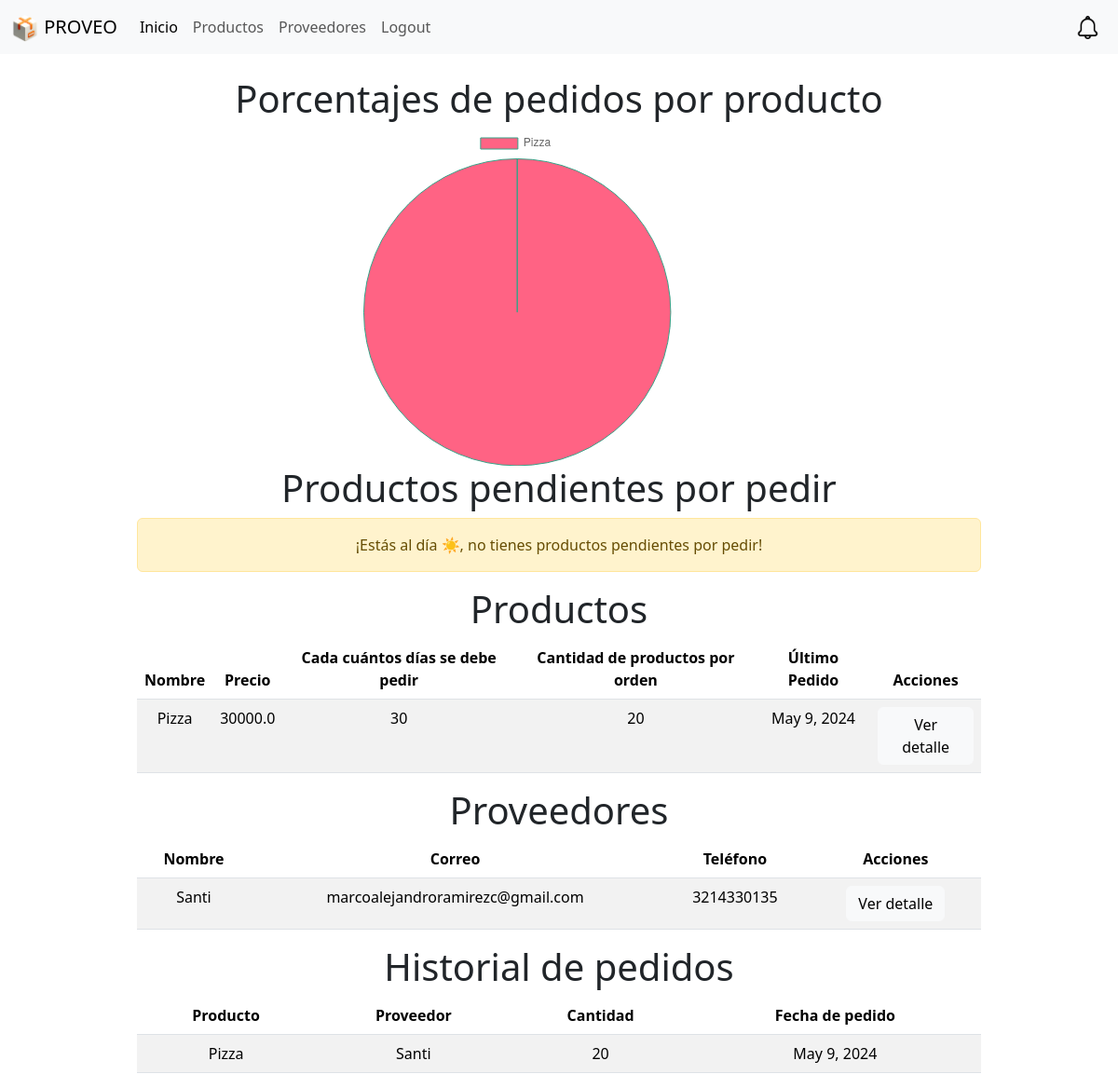
Page / (signed in) on the committed database.
### website/models.py (models this page shows, shortened)
class Producto(models.Model):
    nombre = models.CharField(max_length=50)
    precio = models.FloatField()
    descripcion = models.CharField(max_length=50)
    proveedor = models.ForeignKey(Proveedor, on_delete=models.CASCADE)
    cadaCuantosDias = models.IntegerField(default=0)
    cantidadPorOrden = models.IntegerField(default=0)
    fecha_registro = models.DateField(auto_now_add=True)
    userAsignado = models.ForeignKey(User, on_delete=models.CASCADE, default=1)
    ultimoPedido = models.DateField()

class Proveedor(models.Model):
    nombre = models.CharField(max_length=50)
    direccion = models.CharField(max_length=50)
    ciudad = models.CharField(max_length=50)
    telefono = models.CharField(max_length=50)
    email = models.CharField(max_length=50)
    userAsignado = models.ForeignKey(User, on_delete=models.CASCADE, default=1)

class HistorialPedidos(models.Model):
    fecha = models.DateField()
    cantidad = models.IntegerField()
    producto = models.ForeignKey(Producto, on_delete=models.CASCADE)
    userAsignado = models.ForeignKey(User, on_delete=models.CASCADE, default=1)
    notificado = models.BooleanField(default=False)

### website/views.py (the view)
# urls.py: 2. Add a URL to urlpatterns:  path('', views.home, name='home')
def home(request):
    user = request.user
    if request.method == 'POST':
        username = request.POST['username']
        password = request.POST['password']
        user = authenticate(request, username=username, password=password)
        if user is not None:
            login(request, user)
            messages.success(request, 'Has iniciado sesión exitosamente')
            return redirect('home')
        else:
            messages.error(request, 'Nombre de usuario o contraseña inválidos')
            return render(request, 'homeNoLog.html', {})
    elif request.user.is_authenticated:
        productos = Producto.objects.filter(userAsignado=request.user)
        proveedores = Proveedor.objects.filter(userAsignado=request.user)
        historial = HistorialPedidos.objects.filter(
            userAsignado=request.user).order_by('-fecha')
        productosPorPedir = []
        for producto in productos:
            fechaPedido = producto.ultimoPedido
            fechaActual = datetime.datetime.now()
            if fechaPedido is not None:
                if isinstance(fechaPedido, datetime.date):
                    fechaPedido = datetime.datetime.combine(
                        fechaPedido, datetime.datetime.min.time())
                diferencia = fechaActual - fechaPedido
                if diferencia.days > producto.cadaCuantosDias:
                    productosPorPedir.append(producto)
        pedidos = pedidosGraph(request)
        notificaciones = Notificaciones.objects.filter(
            userAsignado=user, mostrado=False)
        contextForNow = {'productos': productos, 'proveedores': proveedores,
                         'productosPorPedir': productosPorPedir, 'historial': historial}
        if len(notificaciones) > 0:
            contextForNow['notificacionesNuevas'] = notificaciones
        if len(pedidos) > 0:
            contextForNow.update(pedidos)
        return render(request, 'home.html', contextForNow)
    return render(request, 'homeNoLog.html', {})

### website/templates/home.html (shortened to what this page needs)
{% extends "base.html" %} {% block content %}
<div class="container">
  <div class="row justify-content-center align-items-center">
    <div class="col-md-10">
 {%if course_list%}
        <h1 class="text-center">Porcentajes de pedidos por producto</h1>
        {%include "graph.html"%} {%endif%} {% if productosPorPedir %}
        <h1 class="text-center">Productos pendientes por pedir</h1>
        <div class="table-responsive text-center">
          <table class="table table-striped text-center">
            <thead>
              <tr>
                <th>Nombre</th>
                <th>Precio</th>
                <th>Cada cuántos días se debe pedir</th>
                <th>Cantidad de productos por orden</th>
                <th>Último Pedido</th>
                <th>Pedir</th>
              </tr>
            </thead>
            <tbody>
              {% for productoPorPedir in productosPorPedir %}
              <tr>
                <td>{{ productoPorPedir.nombre }}</td>
                <td>{{ productoPorPedir.precio }}</td>
                <td>{{ productoPorPedir.cadaCuantosDias }}</td>
                <td>{{ productoPorPedir.cantidadPorOrden }}</td>
                <td>{{ productoPorPedir.ultimoPedido }}</td>
                <td>
                  <a
                    href="{% url 'pedirProducto' productoPorPedir.id %}"
                    class="btn btn-light"
                    >Pedir</a
                  >
                </td>
              </tr>
              {% endfor %}
            </tbody>
          </table>
        </div>
        {% else %} {% if productos %}
        <h1 class="text-center">Productos pendientes por pedir</h1>
        <div class="alert alert-warning text-center" role="alert">
          ¡Estás al día ☀️, no tienes productos pendientes por pedir!
        </div>
        {% endif %}{% endif %}
        <h1 class="text-center">Productos</h1>
        {% if productos %}
        <div class="table-responsive text-center">
          <table class="table table-striped text-center">
            <thead>
              <tr>
                <th>Nombre</th>
                <th>Precio</th>
                <th>Cada cuántos días se debe pedir</th>
                <th>Cantidad de productos por orden</th>
                <th>Último Pedido</th>
                <th>Acciones</th>
              </tr>
            </thead>
            <tbody>
              {% for producto in productos %}
              <tr>
                <td>{{ producto.nombre }}</td>
                <td>{{ producto.precio }}</td>
                <td>{{ producto.cadaCuantosDias }}</td>
                <td>{{ producto.cantidadPorOrden }}</td>
                <td>{{ producto.ultimoPedido }}</td>
                <td>
                  <a
                    href="{% url 'producto' producto.id %}"
                    class="btn btn-light"
                    >Ver detalle</a
                  >
                </td>
              </tr>
              {% endfor %}
            </tbody>
          </table>
        </div>
        {% endif %}
        <h1 class="text-center">Proveedores</h1>
        {% if proveedores %}
        <div class="table-responsive text-center">
          <table class="table table-striped text-center">
            <thead>
              <tr>
                <th>Nombre</th>
                <th>Correo</th>
                <th>Teléfono</th>
                <th>Acciones</th>
              </tr>
            </thead>
            <tbody>
              {% for proveedor in proveedores %}
              <tr>
                <td>{{ proveedor.nombre }}</td>
                <td>{{ proveedor.email }}</td>
                <td>{{ proveedor.telefono }}</td>
                <td>
                  <a
                    href="{% url 'proveedor' proveedor.id %}"
                    class="btn btn-light"
                    >Ver detalle</a
                  >
                </td>
              </tr>
              {% endfor %}
            </tbody>
          </table>
        </div>
        {% endif %}
        <h1 class="text-center">Historial de pedidos</h1>
        {%if historial%}
        <div class="table-responsive text-center">
          <table class="table table-striped text-center">
            <thead>
              <tr>
                <th>Producto</th>
                <th>Proveedor</th>
                <th>Cantidad</th>
                <th>Fecha de pedido</th>
              </tr>
            </thead>
            <tbody>
              {% for pedido in historial %}
              <tr>
                <td>{{ pedido.producto.nombre }}</td>
                <td>{{ pedido.producto.proveedor.nombre }}</td>
                <td>{{ pedido.cantidad }}</td>
                <td>{{ pedido.fecha }}</td>
              </tr>
              {% endfor %}
            </tbody>
          </table>
        </div>
        {% else %}
        <div class="alert alert-warning text-center" role="alert">
          No tienes historial de pedidos, ¡Pide!
        </div>
        {% endif %}
      </div>
    </div>
    {% endblock %}

### rows in the picture
Producto: nombre "Pizza", precio "30000.0", cadaCuantosDias "30", cantidadPorOrden "20", ultimoPedido "May 9, 2024"
Proveedor: nombre "Santi", email "marcoalejandroramirezc@gmail.com", telefono "3214330135"
HistorialPedidos: producto.nombre "Pizza", producto.proveedor.nombre "Santi", cantidad "20", fecha "May 9, 2024"
